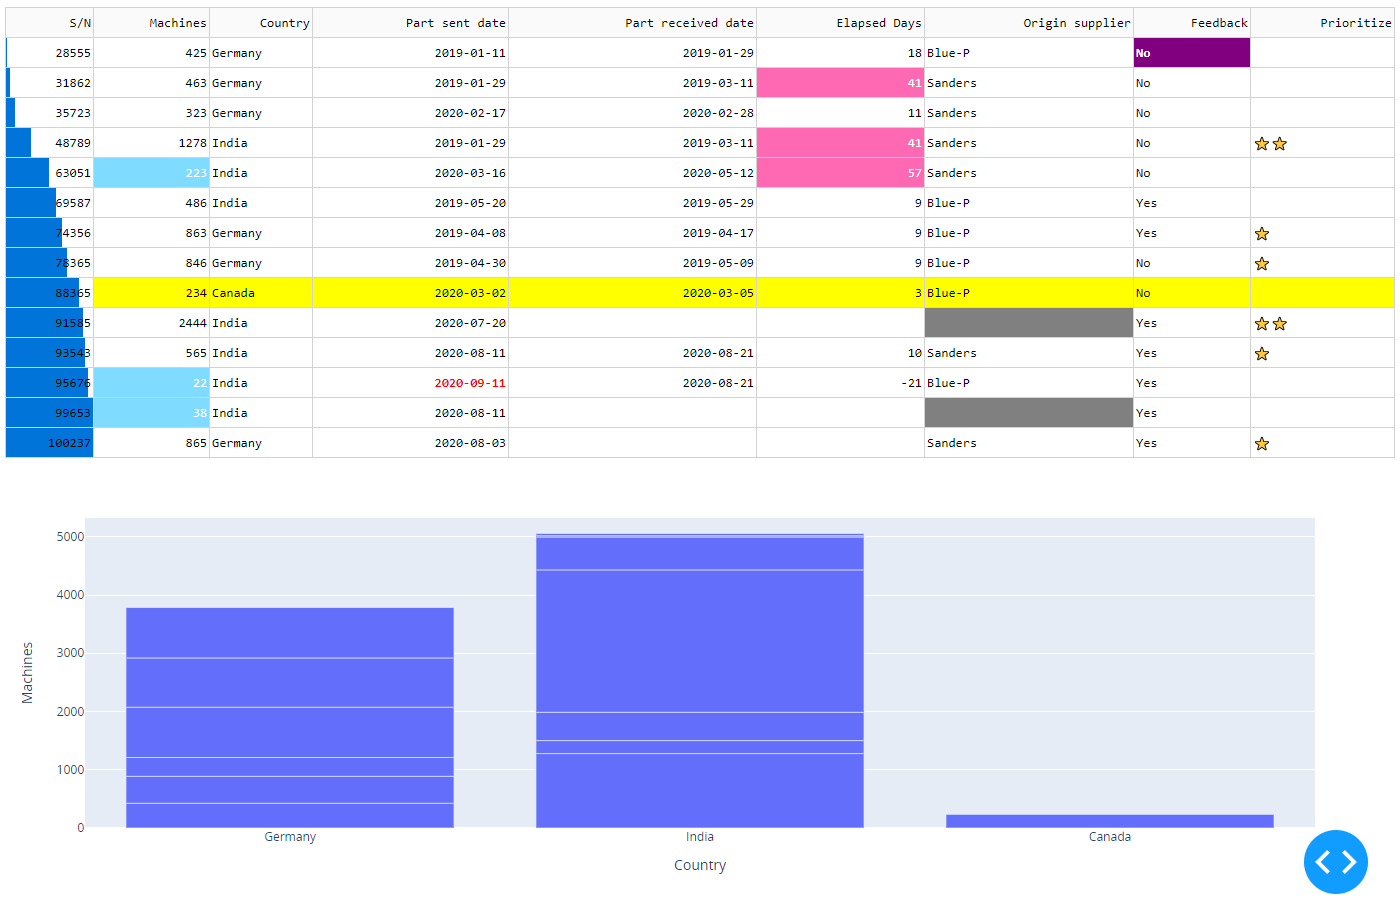

This figure's Python source:
import dash  # you need Dash version 1.15.0 or higher
import dash_table
import dash_html_components as html
import dash_core_components as dcc
from dash.dependencies import Input, Output

import pandas as pd
import plotly.express as px
from table_bars import data_bars

from pathlib import Path
filename = "~/projects/Dash-by-Plotly/Dataset/medical_supplies.csv.gz"
data_path = Path(filename)
df = pd.read_csv(data_path, compression='gzip')

df["Part sent date"] = pd.to_datetime(df["Part sent date"]).dt.date
df["Part received date"] = pd.to_datetime(df["Part received date"]).dt.date
df['Prioritize'] = df['Machines'].apply(lambda x:
                                        '⭐⭐⭐' if x > 3000 else (
                                            '⭐⭐' if x > 1000 else (
                                                '⭐' if x > 500 else '')))

app = dash.Dash(__name__)

app.layout = html.Div([
    dash_table.DataTable(
        id='mydatatable',
        columns=[
            {'name': 'S/N', 'id': 'Serial number', 'type': 'numeric', 'editable': True},
            {'name': 'Machines', 'id': 'Machines', 'type': 'numeric', 'editable': False},
            {'name': 'Country', 'id': 'Country', 'type': 'text', 'editable': True},
            {'name': 'Part sent date', 'id': 'Part sent date', 'type': 'datetime', 'editable': True},
            {'name': 'Part received date', 'id': 'Part received date', 'type': 'datetime', 'editable': True},
            {'name': 'Elapsed Days', 'id': 'Elapsed Days', 'type': 'numeric', 'editable': True},
            {'name': 'Origin supplier', 'id': 'Origin supplier', 'type': 'text', 'editable': True},
            {'name': 'Feedback', 'id': 'Feedback', 'type': 'text', 'editable': True},
            {'name': 'Prioritize', 'id': 'Prioritize', 'type': 'text', 'editable': False},

        ],
        data=df.to_dict('records'),
        style_data_conditional=(
            [
                # 'filter_query', 'column_id', 'column_type', 'row_index', 'state', 'column_editable'.
                # filter_query ****************************************
                {
                    'if': {
                        'filter_query': '{Elapsed Days} > 40 && {Elapsed Days} < 60',
                        'column_id': 'Elapsed Days'
                    },
                    'backgroundColor': 'hotpink',
                    'color': 'white'
                },
                {
                    'if': {
                        'filter_query': '{Country} = Canada'
                    },
                    'backgroundColor': '#FFFF00',
                },
                # Compare columns *************************************
                {
                    'if': {
                        'filter_query': '{Part sent date} > {Part received date}',
                        'column_id': 'Part sent date'
                    },
                    'fontWeight': 'bold',
                    'color': 'red'
                },
                # Format empty cell ***********************************
                {
                    'if': {
                        'filter_query': '{Origin supplier} is blank',
                        'column_id': 'Origin supplier'
                    },
                    'backgroundColor': 'gray',
                },
                # Align text to the left ******************************
                {
                    'if': {
                        'column_type': 'text'
                        # 'text' | 'any' | 'datetime' | 'numeric'
                    },
                    'textAlign': 'left'
                },
                # Format any cell/row you want ************************
                {
                    'if': {
                        'row_index': 0,
                        'column_id': 'Feedback'
                    },
                    'backgroundColor': 'purple',
                    'color': 'white',
                    'fontWeight': 'bold'
                },
                # Format active cells *********************************
                {
                    'if': {
                        'state': 'active'  # 'active' | 'selected'
                    },
                    'border': '3px solid rgb(0, 116, 217)'
                },
                {
                    'if': {
                        'column_editable': False  # True | False
                    },
                    'cursor': 'not-allowed'
                },
            ]

            +

            [   # Highlighting bottom three values in a column ********
                {
                    'if': {
                        'filter_query': '{{Machines}} = {}'.format(i),
                        'column_id': 'Machines',
                    },
                    'backgroundColor': '#7FDBFF',
                    'color': 'white'
                }
                for i in df['Machines'].nsmallest(3)
            ]

            +

            # Adding data bars to numerical columns *******************
            data_bars(df, 'Serial number')

        )
    ),

    html.Div(dcc.Graph(id='mybar', figure={}))
])


@app.callback(
    Output(component_id='mybar', component_property='figure'),
    Input(component_id='mydatatable', component_property='derived_virtual_data')
)
def table_to_graph(row_data):
    df_table = df if row_data is None else pd.DataFrame(row_data)
    fig = px.bar(df_table, x='Country', y='Machines')
    return fig


if __name__ == '__main__':
    app.run_server(debug=True)
